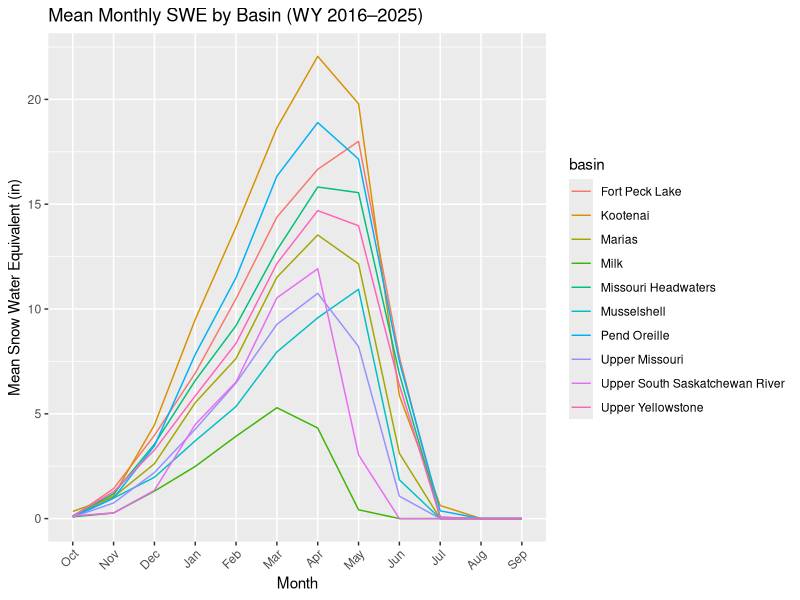

Recreate this plot in R.
## ---- chunk 1
#| label: setup
#| message: false
#| warning: false

library(tidyverse)
library(lubridate)
library(knitr)

# Import CSV
snotel = read_csv("mt_snotel_month.csv")
## ---- chunk 2
#| label: data-cleaning

# Select & rename columns of interest
snotel = snotel |>
  select(!median_snow_depth_1991_2020_in) |>
  rename(c(lat = latitude, long = longitude, elev = elevation_ft, swe = swe_in, snow_depth = snow_depth_in, median_swe_1991_2020 = median_swe_1991_2020_in))

# Create and populate drainage basin column
snotel = snotel |>
  mutate(
    basin = case_when(
      str_detect(huc6, "100200") ~ "Missouri Headwaters",
      str_detect(huc6, "100302") ~ "Marias",
      str_detect(huc6, "170101") ~ "Kootenai",
      str_detect(huc6, "170102") ~ "Pend Oreille",
      str_detect(huc6, "100301") ~ "Upper Missouri",
      str_detect(huc6, "100700") ~ "Upper Yellowstone",
      str_detect(huc6, "100401") ~ "Fort Peck Lake",
      str_detect(huc6, "100402") ~ "Musselshell",
      str_detect(huc6, "90400") ~ "Upper South Saskatchewan River",
      str_detect(huc6, "100500") ~ "Milk",
      TRUE ~ NA_character_)) |>
  relocate(huc6, .after = basin)

# Create and populate date, month, and year columns
snotel_clean = snotel |>
  mutate(date = ymd(date)) |>
  mutate(
    month_num = month(date),
    month = month(date, label = TRUE, abbr = TRUE),
    month = factor(
      month,
      levels = c("Oct", "Nov", "Dec", "Jan", 
                 "Feb", "Mar", "Apr", "May", 
                 "Jun", "Jul", "Aug", "Sep")
    ),
    cal_year = year(date),
    water_year = if_else(month_num >= 10, cal_year + 1, cal_year)
  ) |>
  relocate(month, .after = month_year) |>
  relocate(month_num, .after = month) |>
  relocate(cal_year, .after = month_num) |>
  relocate(water_year, .after = cal_year)

snotel_clean = snotel_clean |>
  mutate(
    pct_avg_swe = if_else(
      median_swe_1991_2020 > 0,
      100 * swe / median_swe_1991_2020,
      NA_real_))
  
## ---- chunk 3
#| label: mean-monthly-swe-plot

snotel_clean |>
  group_by(basin, month) |>
  summarise(mean_swe = mean(swe, na.rm = TRUE), .groups = "drop") |>
  ggplot(aes(x = month, y = mean_swe, color = basin, group = basin)) +
  geom_line() +
  labs(
    title = "Mean Monthly SWE by Basin (WY 2016–2025)",
    x = "Month",
    y = "Mean Snow Water Equivalent (in)") +
  theme(axis.text.x = element_text(angle = 45, hjust = 1))
## ---- chunk 4
#| label: basin-summary-table

snotel_clean |>
  group_by(basin) |>
  summarise(
    `Mean SWE` = round(mean(swe, na.rm = TRUE), 2),
    `Median SWE` = round(median(swe, na.rm = TRUE), 2),
    `Maximum SWE` = round(max(swe, na.rm = TRUE), 2),
    .groups = "drop"
  ) |>
  arrange(desc(`Mean SWE`)) |>
  kable(
    caption = "Summary of SWE by Drainage Basin",
    col.names = c("Drainage Basin", "Mean SWE", "Median SWE", "Maximum SWE")
  )
